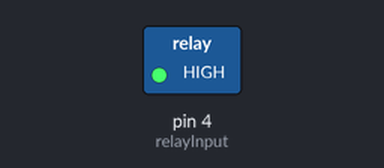
A sketch run on a simulated Arduino Uno, built with avr-gcc and run on an emulated ATmega328P. Shown: switched loads named in the sketch (green lamp = pin HIGH).

Above: at 1.0 s.
At 3.0 s:
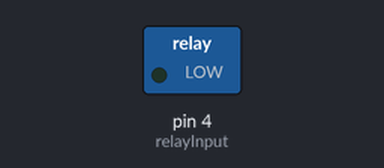
Timing chart, 0 to 5.2 s (numbered marks = the images above):
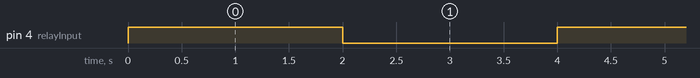

Measured:
- by itself, pin 4 (relayInput): alternates HIGH for 2.0 s and LOW for 2.0 s

The sketch:

Relay_module.ino
```cpp
int relayInput = 4;
void setup()
{
  pinMode(relayInput, OUTPUT);

}

void loop()
{
  digitalWrite(relayInput, HIGH); // Turn the relay on
  delay(2000); // Wait 1 second
  digitalWrite(relayInput, LOW); // Turn the relay Off
  delay(2000); // Wait 1 second
}
```
